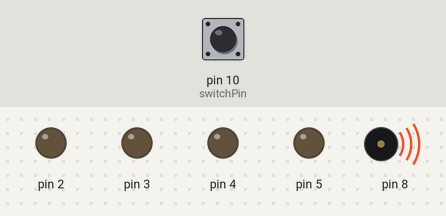
A sketch run on a simulated Arduino Uno, built with avr-gcc and run on an emulated ATmega328P. On the bench: output pins drawn as LEDs (lit = HIGH), buzzer (waves = sounding). The inputs (shaded band) are chosen by the test bench; at power-on: pin 10 (switchPin) LOW. Random numbers use the default seed unless the sketch sets one.

Above: at 48.34 s.
48.6 s: pin 10 (switchPin) pulled HIGH for 3 s
Timing chart, 0 to 62.9 s (numbered marks = the images above; inputs shaded):
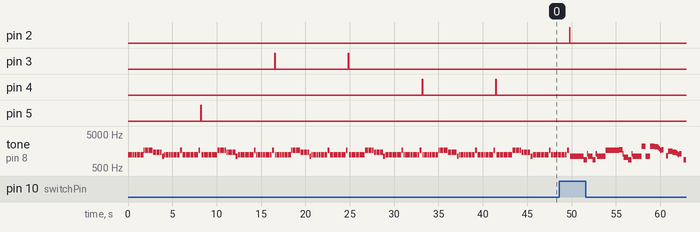

The sketch:

outsideedudu.ino
```cpp
/*
 Darude - Sandstorm

 (c) Jordi Agricola 2014

 Speaker on port 8

 */
 #include "pitches.h"

// notes in the melody:

// note durations: 4 = quarter note, 8 = eighth note, etc.:

 int shortTone = 80;
 int longTone = 200;
 int standardDelay = 50;
 int delayBetweenBars = 50;

 int switchPin = 10;

 boolean song = false;

void setup() {
pinMode(switchPin, INPUT);
pinMode(2, OUTPUT);
pinMode(3, OUTPUT);
pinMode(4, OUTPUT);
pinMode(5, OUTPUT);
}

void loop() {

  if (digitalRead(switchPin) == HIGH){
    march();
  } else {
    sandstorm();
  }

  int lightPin = random(2, 6);

  digitalWrite(lightPin, HIGH);
  delay(standardDelay);
  digitalWrite(lightPin, LOW);
  delay(standardDelay);

}


void march () {
  tone(8,LA3,Q);
    delay(1+Q); //delay duration should always be 1 ms more than the note in order to separate them.
    tone(8,LA3,Q);
    delay(1+Q);
    tone(8,LA3,Q);
    delay(1+Q);
    tone(8,F3,E+S);
    delay(1+E+S);
    tone(8,C4,S);
    delay(1+S);

    tone(8,LA3,Q);
    delay(1+Q);
    tone(8,F3,E+S);
    delay(1+E+S);
    tone(8,C4,S);
    delay(1+S);
    tone(8,LA3,H);
    delay(1+H);

    tone(8,E4,Q);
    delay(1+Q);
    tone(8,E4,Q);
    delay(1+Q);
    tone(8,E4,Q);
    delay(1+Q);
    tone(8,F4,E+S);
    delay(1+E+S);
    tone(8,C4,S);
    delay(1+S);

    tone(8,Ab3,Q);
    delay(1+Q);
    tone(8,F3,E+S);
    delay(1+E+S);
    tone(8,C4,S);
    delay(1+S);
    tone(8,LA3,H);
    delay(1+H);

    tone(8,LA4,Q);
    delay(1+Q);
    tone(8,LA3,E+S);
    delay(1+E+S);
    tone(8,LA3,S);
    delay(1+S);
    tone(8,LA4,Q);
    delay(1+Q);
    tone(8,Ab4,E+S);
    delay(1+E+S);
    tone(8,G4,S);
    delay(1+S);

    tone(8,Gb4,S);
    delay(1+S);
    tone(8,E4,S);
    delay(1+S);
    tone(8,F4,E);
    delay(1+E);
    delay(1+E);//PAUSE
    tone(8,Bb3,E);
    delay(1+E);
    tone(8,Eb4,Q);
    delay(1+Q);
    tone(8,D4,E+S);
    delay(1+E+S);
    tone(8,Db4,S);
    delay(1+S);

    tone(8,C4,S);
    delay(1+S);
    tone(8,B3,S);
    delay(1+S);
    tone(8,C4,E);
    delay(1+E);
    delay(1+E);//PAUSE QUASI FINE RIGA
    tone(8,F3,E);
    delay(1+E);
    tone(8,Ab3,Q);
    delay(1+Q);
    tone(8,F3,E+S);
    delay(1+E+S);
    tone(8,LA3,S);
    delay(1+S);

    tone(8,C4,Q);
    delay(1+Q);
     tone(8,LA3,E+S);
    delay(1+E+S);
    tone(8,C4,S);
    delay(1+S);
    tone(8,E4,H);
    delay(1+H);

     tone(8,LA4,Q);
    delay(1+Q);
    tone(8,LA3,E+S);
    delay(1+E+S);
    tone(8,LA3,S);
    delay(1+S);
    tone(8,LA4,Q);
    delay(1+Q);
    tone(8,Ab4,E+S);
    delay(1+E+S);
    tone(8,G4,S);
    delay(1+S);

    tone(8,Gb4,S);
    delay(1+S);
    tone(8,E4,S);
    delay(1+S);
    tone(8,F4,E);
    delay(1+E);
    delay(1+E);//PAUSE
    tone(8,Bb3,E);
    delay(1+E);
    tone(8,Eb4,Q);
    delay(1+Q);
    tone(8,D4,E+S);
    delay(1+E+S);
    tone(8,Db4,S);
    delay(1+S);

    tone(8,C4,S);
    delay(1+S);
    tone(8,B3,S);
    delay(1+S);
    tone(8,C4,E);
    delay(1+E);
    delay(1+E);//PAUSE QUASI FINE RIGA
    tone(8,F3,E);
    delay(1+E);
    tone(8,Ab3,Q);
    delay(1+Q);
    tone(8,F3,E+S);
    delay(1+E+S);
    tone(8,C4,S);
    delay(1+S);

    tone(8,LA3,Q);
    delay(1+Q);
     tone(8,F3,E+S);
    delay(1+E+S);
    tone(8,C4,S);
    delay(1+S);
    tone(8,LA3,H);
    delay(1+H);

    delay(2*H);

}

void sandstorm () {
   tone(8,  NOTE_B3, shortTone);
 delay(shortTone);
 noTone(8);
 delay(standardDelay);
 tone(8,  NOTE_B3, shortTone);
   delay(shortTone);
  noTone(8);
  delay(standardDelay);
tone(8,  NOTE_B3, shortTone);
  delay(shortTone);
 noTone(8);
 delay(standardDelay);
 tone(8,  NOTE_B3, shortTone);
 delay(shortTone);
 noTone(8);
  delay(standardDelay);
tone(8,  NOTE_B3, longTone);
 delay(longTone);
 noTone(8);
 delay(delayBetweenBars);

    tone(8,  NOTE_B3, shortTone);
 delay(shortTone);
 noTone(8);
 delay(standardDelay);
 tone(8,NOTE_B3, shortTone);
 delay(shortTone);
 noTone(8);
 delay(standardDelay);
 tone(8,  NOTE_B3, shortTone);
 delay(shortTone);
 noTone(8);
 delay(standardDelay);
 tone(8,  NOTE_B3, shortTone);
   delay(shortTone);
  noTone(8);
  delay(standardDelay);
tone(8,  NOTE_B3, shortTone);
  delay(shortTone);
 noTone(8);
 delay(standardDelay);
 tone(8,  NOTE_B3, shortTone);
 delay(shortTone);
 noTone(8);
  delay(standardDelay);
tone(8,  NOTE_B3, longTone);
 delay(longTone);
 noTone(8);
 delay(standardDelay);

     tone(8,  NOTE_E4, shortTone);
 delay(shortTone);
 noTone(8);
 delay(standardDelay);
 tone(8,NOTE_E4, shortTone);
 delay(shortTone);
 noTone(8);
 delay(standardDelay);
 tone(8,  NOTE_E4, shortTone);
 delay(shortTone);
 noTone(8);
 delay(standardDelay);
 tone(8,  NOTE_E4, shortTone);
   delay(shortTone);
  noTone(8);
  delay(standardDelay);
tone(8,  NOTE_E4, shortTone);
  delay(shortTone);
 noTone(8);
 delay(standardDelay);
 tone(8,  NOTE_E4, shortTone);
 delay(shortTone);
 noTone(8);
  delay(standardDelay);
tone(8,  NOTE_E4, longTone);
 delay(longTone);
 noTone(8);
 delay(standardDelay);


     tone(8,  NOTE_D4, shortTone);
 delay(shortTone);
 noTone(8);
 delay(standardDelay);
 tone(8,NOTE_D4, shortTone);
 delay(shortTone);
 noTone(8);
 delay(standardDelay);
 tone(8,  NOTE_D4, shortTone);
 delay(shortTone);
 noTone(8);
 delay(standardDelay);
 tone(8,  NOTE_D4, shortTone);
   delay(shortTone);
  noTone(8);
  delay(standardDelay);
tone(8,  NOTE_D4, shortTone);
  delay(shortTone);
 noTone(8);
 delay(standardDelay);
 tone(8,  NOTE_D4, shortTone);
 delay(shortTone);
 noTone(8);
  delay(standardDelay);
tone(8,  NOTE_D4, longTone);
 delay(longTone);
 noTone(8);
 delay(standardDelay);

tone(8, NOTE_A3, longTone);
delay(longTone);
 noTone(8);
 delay(standardDelay);

 tone(8,  NOTE_B3, shortTone);
 delay(shortTone);
 noTone(8);
 delay(standardDelay);
 tone(8,  NOTE_B3, shortTone);
   delay(shortTone);
  noTone(8);
  delay(standardDelay);
tone(8,  NOTE_B3, shortTone);
  delay(shortTone);
 noTone(8);
 delay(standardDelay);
 tone(8,  NOTE_B3, shortTone);
 delay(shortTone);
 noTone(8);
  delay(standardDelay);
tone(8,  NOTE_B3, longTone);
 delay(longTone);
 noTone(8);
 delay(delayBetweenBars);

    tone(8,  NOTE_B3, shortTone);
 delay(shortTone);
 noTone(8);
 delay(standardDelay);
 tone(8,NOTE_B3, shortTone);
 delay(shortTone);
 noTone(8);
 delay(standardDelay);
 tone(8,  NOTE_B3, shortTone);
 delay(shortTone);
 noTone(8);
 delay(standardDelay);
 tone(8,  NOTE_B3, shortTone);
   delay(shortTone);
  noTone(8);
  delay(standardDelay);
tone(8,  NOTE_B3, shortTone);
  delay(shortTone);
 noTone(8);
 delay(standardDelay);
 tone(8,  NOTE_B3, shortTone);
 delay(shortTone);
 noTone(8);
  delay(standardDelay);
tone(8,  NOTE_B3, longTone);
 delay(longTone);
 noTone(8);
 delay(standardDelay);

 tone(8, NOTE_E4, longTone);
 delay(longTone);
 noTone(8);
 delay(standardDelay);

 tone(8,  NOTE_B3, shortTone);
 delay(shortTone);
 noTone(8);
 delay(standardDelay);
 tone(8,  NOTE_B3, shortTone);
   delay(shortTone);
  noTone(8);
  delay(standardDelay);
tone(8,  NOTE_B3, shortTone);
  delay(shortTone);
 noTone(8);
 delay(standardDelay);
 tone(8,  NOTE_B3, shortTone);
 delay(shortTone);
 noTone(8);
  delay(standardDelay);
tone(8,  NOTE_B3, longTone);
 delay(longTone);
 noTone(8);
 delay(delayBetweenBars);

    tone(8,  NOTE_B3, shortTone);
 delay(shortTone);
 noTone(8);
 delay(standardDelay);
 tone(8,NOTE_B3, shortTone);
 delay(shortTone);
 noTone(8);
 delay(standardDelay);
 tone(8,  NOTE_B3, shortTone);
 delay(shortTone);
 noTone(8);
 delay(standardDelay);
 tone(8,  NOTE_B3, shortTone);
   delay(shortTone);
  noTone(8);
  delay(standardDelay);
tone(8,  NOTE_B3, shortTone);
  delay(shortTone);
 noTone(8);
 delay(standardDelay);
 tone(8,  NOTE_B3, shortTone);
 delay(shortTone);
 noTone(8);
  delay(standardDelay);
tone(8,  NOTE_B3, longTone);
 delay(longTone);
 noTone(8);
 delay(standardDelay);

tone(8, NOTE_E4, longTone);
 delay(longTone);
 noTone(8);
 delay(standardDelay);

}

int light (){
  return(random(0,2));
}
```

pitches.h
```cpp
/*************************************************
 * Public Constants
 *************************************************/

int mult = 5;

#define NOTE_B0  31 * mult
#define NOTE_C1  33 * mult
#define NOTE_CS1 35 * mult
#define NOTE_D1  37 * mult
#define NOTE_DS1 39 * mult
#define NOTE_E1  41 * mult
#define NOTE_F1  44 * mult
#define NOTE_FS1 46 * mult
#define NOTE_G1  49 * mult
#define NOTE_GS1 52 * mult
#define NOTE_A1  55 * mult
#define NOTE_AS1 58 * mult
#define NOTE_B1  62 * mult
#define NOTE_C2  65 * mult
#define NOTE_CS2 69 * mult
#define NOTE_D2  73 * mult
#define NOTE_DS2 78 * mult
#define NOTE_E2  82 * mult
#define NOTE_F2  87 * mult
#define NOTE_FS2 93 * mult
#define NOTE_G2  98 * mult
#define NOTE_GS2 104 * mult
#define NOTE_A2  110 * mult
#define NOTE_AS2 117 * mult
#define NOTE_B2  123 * mult
#define NOTE_C3  131 * mult
#define NOTE_CS3 139 * mult
#define NOTE_D3  147 * mult
#define NOTE_DS3 156 * mult
#define NOTE_E3  165 * mult
#define NOTE_F3  175 * mult
#define NOTE_FS3 185 * mult
#define NOTE_G3  196 * mult
#define NOTE_GS3 208 * mult
#define NOTE_A3  220 * mult
#define NOTE_AS3 233 * mult
#define NOTE_B3  247 * mult
#define NOTE_C4  262 * mult
#define NOTE_CS4 277 * mult
#define NOTE_D4  294 * mult
#define NOTE_DS4 311 * mult
#define NOTE_E4  330 * mult
#define NOTE_F4  349 * mult
#define NOTE_FS4 370 * mult
#define NOTE_G4  392 * mult
#define NOTE_GS4 415 * mult
#define NOTE_A4  440 * mult
#define NOTE_AS4 466 * mult
#define NOTE_B4  494 * mult
#define NOTE_C5  523 * mult
#define NOTE_CS5 554 * mult
#define NOTE_D5  587 * mult
#define NOTE_DS5 622 * mult
#define NOTE_E5  659 * mult
#define NOTE_F5  698 * mult
#define NOTE_FS5 740 * mult
#define NOTE_G5  784 * mult
#define NOTE_GS5 831 * mult
#define NOTE_A5  880 * mult
#define NOTE_AS5 932 * mult
#define NOTE_B5  988 * mult
#define NOTE_C6  1047 * mult
#define NOTE_CS6 1109 * mult
#define NOTE_D6  1175 * mult
#define NOTE_DS6 1245 * mult
#define NOTE_E6  1319 * mult
#define NOTE_F6  1397 * mult
#define NOTE_FS6 1480 * mult
#define NOTE_G6  1568 * mult
#define NOTE_GS6 1661 * mult
#define NOTE_A6  1760 * mult
#define NOTE_AS6 1865 * mult
#define NOTE_B6  1976 * mult
#define NOTE_C7  2093 * mult
#define NOTE_CS7 2217 * mult
#define NOTE_D7  2349 * mult
#define NOTE_DS7 2489 * mult
#define NOTE_E7  2637 * mult
#define NOTE_F7  2794 * mult
#define NOTE_FS7 2960 * mult
#define NOTE_G7  3136 * mult
#define NOTE_GS7 3322 * mult
#define NOTE_A7  3520 * mult
#define NOTE_AS7 3729 * mult
#define NOTE_B7  3951 * mult
#define NOTE_C8  4186 * mult
#define NOTE_CS8 4435 * mult
#define NOTE_D8  4699 * mult
#define NOTE_DS8 4978 * mult

#define  C0 16.35  * mult
#define Db0 17.32 * mult
#define D0  18.35 * mult
#define Eb0 19.45 * mult
#define E0  20.60 * mult
#define F0  21.83 * mult
#define Gb0 23.12 * mult
#define G0  24.50 * mult
#define Ab0 25.96 * mult
#define LA0 27.50 * mult
#define Bb0 29.14 * mult
#define B0  30.87 * mult
#define C1  32.70 * mult
#define Db1 34.65 * mult
#define D1  36.71 * mult
#define Eb1 38.89 * mult
#define E1  41.20 * mult
#define F1  43.65 * mult
#define Gb1 46.25 * mult
#define G1  49.00 * mult
#define Ab1 51.91 * mult
#define LA1 55.00 * mult
#define Bb1 58.27 * mult
#define B1  61.74 * mult
#define C2  65.41 * mult
#define Db2 69.30 * mult
#define D2  73.42 * mult
#define Eb2 77.78 * mult
#define E2  82.41 * mult
#define F2  87.31 * mult
#define Gb2 92.50 * mult
#define G2  98.00 * mult
#define Ab2 103.83 * mult
#define LA2 110.00 * mult
#define Bb2 116.54 * mult
#define B2  123.47 * mult
#define C3  130.81 * mult
#define Db3 138.59 * mult
#define D3  146.83 * mult
#define Eb3 155.56 * mult
#define E3  164.81 * mult
#define F3  174.61 * mult
#define Gb3 185.00 * mult
#define G3  196.00 * mult
#define Ab3 207.65 * mult
#define LA3 220.00 * mult
#define Bb3 233.08 * mult
#define B3  246.94 * mult
#define C4  261.63 * mult
#define Db4 277.18 * mult
#define D4  293.66 * mult
#define Eb4 311.13 * mult
#define E4  329.63 * mult
#define F4  349.23 * mult
#define Gb4 369.99 * mult
#define G4  392.00 * mult
#define Ab4 415.30 * mult
#define LA4 440.00 * mult
#define Bb4 466.16 * mult
#define B4  493.88 * mult
#define C5  523.25 * mult
#define Db5 554.37 * mult
#define D5  587.33 * mult
#define Eb5 622.25 * mult
#define E5  659.26 * mult
#define F5  698.46 * mult
#define Gb5 739.99 * mult
#define G5  783.99 * mult
#define Ab5 830.61 * mult
#define LA5 880.00 * mult
#define Bb5 932.33 * mult
#define B5  987.77 * mult
#define C6  1046.50 * mult
#define Db6 1108.73 * mult
#define D6  1174.66 * mult
#define Eb6 1244.51 * mult
#define E6  1318.51 * mult
#define F6  1396.91 * mult
#define Gb6 1479.98 * mult
#define G6  1567.98 * mult
#define Ab6 1661.22 * mult
#define LA6 1760.00 * mult
#define Bb6 1864.66 * mult
#define B6  1975.53 * mult
#define C7  2093.00 * mult
#define Db7 2217.46 * mult
#define D7  2349.32 * mult
#define Eb7 2489.02 * mult
#define E7  2637.02 * mult
#define F7  2793.83 * mult
#define Gb7 2959.96 * mult
#define G7  3135.96 * mult
#define Ab7 3322.44 * mult
#define LA7 3520.01 * mult
#define Bb7 3729.31 * mult
#define B7  3951.07 * mult
#define C8  4186.01 * mult
#define Db8 4434.92 * mult
#define D8  4698.64 * mult
#define Eb8 4978.03 * mult
// DURATION OF THE NOTES
#define BPM 120    //  you can change this value changing all the others
#define H 2*Q //half 2/4
#define Q 60000/BPM //quarter 1/4
#define E Q/2   //eighth 1/8
#define S Q/4 // sixteenth 1/16
#define W 4*Q // whole 4/4
```

Measured:
- by itself, tone on pin 8: plays 1235 Hz for 0.08 s, 1235 Hz for 0.08 s, 1235 Hz for 0.08 s, 1235 Hz for 0.08 s, 1235 Hz for 0.20 s, 1235 Hz for 0.08 s … (311 notes in this stretch)
